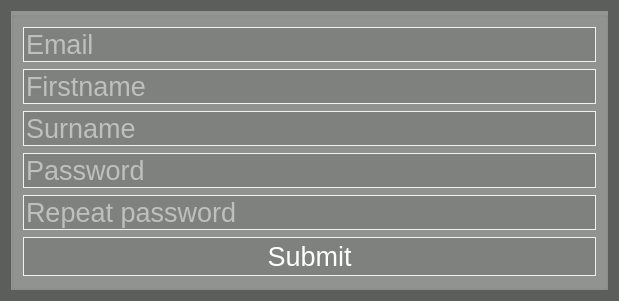
<?xml version="1.0" encoding="UTF-8"?>
<ui version="4.0">
 <class>Dialog</class>
 <widget class="QDialog" name="Dialog">
  <property name="geometry">
   <rect>
    <x>0</x>
    <y>0</y>
    <width>619</width>
    <height>301</height>
   </rect>
  </property>
  <property name="focusPolicy">
   <enum>Qt::StrongFocus</enum>
  </property>
  <property name="windowTitle">
   <string>Register</string>
  </property>
  <property name="styleSheet">
   <string notr="true">QDialog {
	background-color: rgb(92, 94, 92);
}

QLineEdit {
	color: white;
	background-color: rgb(126, 129, 125);
	border: 1px groove rgb(241, 241, 241);
}

QGroupBox {
	background-color: rgb(146, 149, 145);
}

QPushButton {
	color:white;
	background-color: rgb(126, 129, 125);
	border: 1px groove rgb(241, 241, 241);
	padding: 3px;
}

QPushButton:hover {
	background-color: white;
	color: rgb(146, 149, 145);
}</string>
  </property>
  <property name="modal">
   <bool>true</bool>
  </property>
  <layout class="QVBoxLayout" name="verticalLayout">
   <item>
    <widget class="QGroupBox" name="groupBox">
     <property name="title">
      <string/>
     </property>
     <layout class="QVBoxLayout" name="verticalLayout_2">
      <item>
       <widget class="QLineEdit" name="lineEditEmail">
        <property name="font">
         <font>
          <pointsize>20</pointsize>
         </font>
        </property>
        <property name="placeholderText">
         <string>Email</string>
        </property>
       </widget>
      </item>
      <item>
       <widget class="QLineEdit" name="lineEditFirstname">
        <property name="font">
         <font>
          <pointsize>20</pointsize>
         </font>
        </property>
        <property name="placeholderText">
         <string>Firstname</string>
        </property>
       </widget>
      </item>
      <item>
       <widget class="QLineEdit" name="lineEditSurname">
        <property name="font">
         <font>
          <pointsize>20</pointsize>
         </font>
        </property>
        <property name="placeholderText">
         <string>Surname</string>
        </property>
       </widget>
      </item>
      <item>
       <widget class="QLineEdit" name="lineEditPassword1">
        <property name="font">
         <font>
          <pointsize>20</pointsize>
         </font>
        </property>
        <property name="echoMode">
         <enum>QLineEdit::Password</enum>
        </property>
        <property name="placeholderText">
         <string>Password</string>
        </property>
       </widget>
      </item>
      <item>
       <widget class="QLineEdit" name="lineEditPassword2">
        <property name="font">
         <font>
          <pointsize>20</pointsize>
         </font>
        </property>
        <property name="echoMode">
         <enum>QLineEdit::Password</enum>
        </property>
        <property name="placeholderText">
         <string>Repeat password</string>
        </property>
       </widget>
      </item>
      <item>
       <widget class="QPushButton" name="pushButtonSubmit">
        <property name="font">
         <font>
          <pointsize>20</pointsize>
         </font>
        </property>
        <property name="text">
         <string>Submit</string>
        </property>
       </widget>
      </item>
     </layout>
    </widget>
   </item>
  </layout>
 </widget>
 <resources/>
 <connections/>
</ui>
